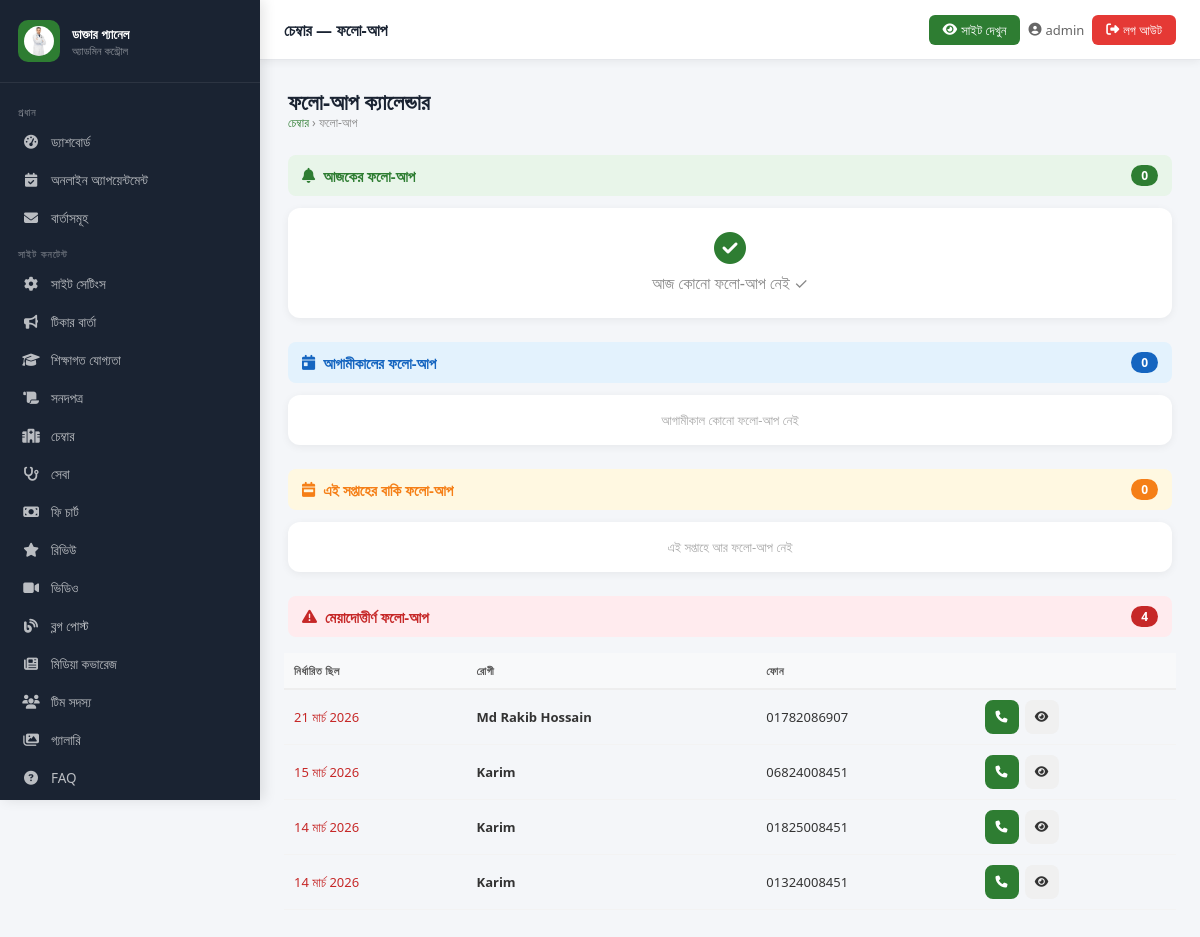
Screenshot of /admin-panel/chamber/followups/ (signed in) with the database file from the repository.
### core/models.py (models this page shows, shortened)
class SiteSettings(models.Model):
    doctor_name = models.CharField(max_length=200, default='ডাঃ সানজিদা ইসলাম চৌধুরী')
    doctor_name_en = models.CharField(max_length=200, default='Dr. Sanjida Islam Chowdhury')
    specialty = models.CharField(max_length=200, default='গাইনী ও প্রসূতি বিশেষজ্ঞ')
    degrees = models.CharField(max_length=300, default='MBBS · FCPS · MRCOG (UK)')
    short_bio = models.TextField(verbose_name="সংক্ষিপ্ত পরিচয়", default="")
    detailed_bio = models.TextField(verbose_name="বিস্তারিত পরিচয়", default="")
    phone = models.CharField(max_length=20, default='০১৮১১-২২৩৩৪৪')
    phone_raw = models.CharField(max_length=20, default='+8801811223344')
    whatsapp = models.CharField(max_length=20, default='+8801811223344')
    email = models.EmailField(default='dr.sanjida@example.com')
    facebook_url = models.URLField(blank=True, default='https://facebook.com/dr.sanjida.bd')
    youtube_url = models.URLField(blank=True)
    profile_photo = models.ImageField(upload_to='doctor/', blank=True, null=True)
    profile_photo_url = models.URLField(blank=True, default='https://cdn.sasthyaseba.com/doctors/7410/xoWEh5iyzT9wpngIPNnKbQQiN5AnbUCE8y2hJYpv/dr-sanjida-hossain.jpg')
    years_experience = models.IntegerField(default=22)
    successful_deliveries = models.IntegerField(default=8000)
    google_rating = models.DecimalField(max_digits=3, decimal_places=1, default=4.8)
    google_review_count = models.IntegerField(default=650)
    research_papers = models.IntegerField(default=18)
    booking_fee = models.IntegerField(default=300)
    bkash_number = models.CharField(max_length=20, default='০১৮১১-২২৩৩৪৪')
    nagad_number = models.CharField(max_length=20, default='০১৮১১-২২৩৩৪৪')
    rocket_number = models.CharField(max_length=25, default='০১৮১১২২৩৩৪৪৭')
    map_embed_url = models.TextField(default='', blank=True)
    maps_link = models.URLField(blank=True, default='https://maps.google.com/?q=মিরপুর+ঢাকা')
    meta_title = models.CharField(max_length=200, default='ডাঃ সানজিদা ইসলাম চৌধুরী | গাইনী ও প্রসূতি বিশেষজ্ঞ')
    meta_description = models.TextField(blank=True, default='')
    class Meta:
        verbose_name = 'সাইট সেটিংস'
        verbose_name_plural = 'সাইট সেটিংস'
    def get_profile_photo(self):
        if self.profile_photo:
            return self.profile_photo.url
        return self.profile_photo_url

class ChamberVisit(models.Model):
    patient         = models.ForeignKey(ChamberPatient, on_delete=models.CASCADE,
                                        related_name='visits', verbose_name='রোগী')
    visit_date      = models.DateField(default=timezone.now, verbose_name='ভিজিটের তারিখ')
    visit_type      = models.CharField(max_length=10, choices=VISIT_TYPE_CHOICES,
                                       default='new', verbose_name='ভিজিটের ধরন')
    symptoms        = models.TextField(blank=True, verbose_name='লক্ষণ')
    diagnosis       = models.TextField(blank=True, verbose_name='রোগ নির্ণয়')
    followup_date   = models.DateField(null=True, blank=True, verbose_name='পরবর্তী ফলো-আপ তারিখ')
    doctor_fee      = models.DecimalField(max_digits=8, decimal_places=2, default=0,
                                          verbose_name='ডাক্তার ফি')
    notes           = models.TextField(blank=True, verbose_name='নোট')
    created_at      = models.DateTimeField(auto_now_add=True)
    class Meta:
        ordering = ['-visit_date', '-created_at']
        verbose_name = 'ভিজিট'
        verbose_name_plural = 'ভিজিটসমূহ'

class ChamberPatient(models.Model):
    patient_id      = models.CharField(max_length=20, unique=True, editable=False)
    name            = models.CharField(max_length=200, verbose_name='রোগীর নাম')
    phone           = models.CharField(max_length=20, unique=True, verbose_name='মোবাইল নম্বর')
    age             = models.PositiveIntegerField(verbose_name='বয়স', null=True, blank=True)
    gender          = models.CharField(max_length=10, choices=GENDER_CHOICES, null=True, blank=True, verbose_name='লিঙ্গ')
    district        = models.CharField(max_length=30, choices=DISTRICT_CHOICES, null=True, blank=True, verbose_name='জেলা')
    area            = models.ForeignKey(Area, on_delete=models.SET_NULL, null=True, blank=True, verbose_name='এলাকা')
    address         = models.TextField(verbose_name='ঠিকানা', blank=True)
    first_visit_date = models.DateField(default=timezone.now, verbose_name='প্রথম ভিজিটের তারিখ')
    notes           = models.TextField(blank=True, verbose_name='নোট')
    created_at      = models.DateTimeField(auto_now_add=True)
    class Meta:
        ordering = ['-created_at']
        verbose_name = 'চেম্বার রোগী'
        verbose_name_plural = 'চেম্বার রোগী'

### core/admin_views.py (the view)
# urls.py: path('chamber/followups/', av.chamber_followups, name='chamber_followups'),
@login_required(login_url='/admin-panel/login/')
def chamber_followups(request):
    if not _admin_check(request):
        return redirect('admin_login')
    today       = date.today()
    tomorrow    = today + timedelta(days=1)
    next_7_days = today + timedelta(days=7)
    due_today    = ChamberVisit.objects.filter(followup_date=today).select_related('patient')
    due_tomorrow = ChamberVisit.objects.filter(followup_date=tomorrow).select_related('patient')
    due_week     = ChamberVisit.objects.filter(
        followup_date__gt=tomorrow, followup_date__lte=next_7_days
    ).select_related('patient').order_by('followup_date')
    overdue      = ChamberVisit.objects.filter(
        followup_date__lt=today, followup_date__isnull=False
    ).select_related('patient').order_by('-followup_date')[:20]
    context = {
        'due_today'   : due_today,
        'due_tomorrow': due_tomorrow,
        'due_week'    : due_week,
        'overdue'     : overdue,
        'today'       : today,
        'site'        : _get_site(),
    }
    return render(request, 'admin_panel/chamber/followups.html', context)

### core/admin_views.py (called while the page is built)
def _admin_check(request):
    return request.user.is_authenticated and (request.user.is_staff or request.user.is_superuser)

def _get_site():
    from core.models import SiteSettings
    return SiteSettings.objects.first()

### core/context_processors.py (called while the page is built)
def site_settings(request):
    try:
        settings = SiteSettings.objects.first()
        if not settings:
            settings = SiteSettings()
    except Exception:
        settings = SiteSettings()
    return {'site': settings}

### templates/admin_panel/chamber/followups.html (shortened to what this page needs)
{% extends "admin_panel/base_admin.html" %}
{% block page_title %}চেম্বার — ফলো-আপ{% endblock %}
{% block content %}
<div class="page-header">
  <div>
    <h1>ফলো-আপ ক্যালেন্ডার</h1>
    <div class="breadcrumb"><a href="{% url 'chamber_dashboard' %}">চেম্বার</a> › ফলো-আপ</div>
  </div>
</div>
<div class="fu-section">
  <div class="fu-section-header today">
    <i class="fas fa-bell"></i> আজকের ফলো-আপ
    <span style="background:#2e7d32;color:#fff;border-radius:20px;padding:2px 10px;font-size:12px;margin-left:auto">{{ due_today.count }}</span>
  </div>
  {% if due_today %}
    {% for v in due_today %}
    <div class="fu-card">
      <div>
        <div class="name">{{ v.patient.name }}</div>
        <div class="sub"><i class="fas fa-phone"></i> {{ v.patient.phone }} &nbsp;|&nbsp; <i class="fas fa-map-marker-alt"></i> {{ v.patient.get_district_display }}</div>
      </div>
      <div style="display:flex;gap:8px">
        <a href="tel:{{ v.patient.phone }}" class="btn btn-primary btn-sm"><i class="fas fa-phone"></i> কল করুন</a>
        <a href="{% url 'chamber_patient_detail' v.patient.pk %}" class="btn btn-secondary btn-sm"><i class="fas fa-history"></i></a>
      </div>
    </div>
    {% endfor %}
  {% else %}
    <div class="card" style="text-align:center;padding:24px;color:#888"><i class="fas fa-check-circle" style="font-size:32px;color:#2e7d32;margin-bottom:8px;display:block"></i>আজ কোনো ফলো-আপ নেই ✓</div>
  {% endif %}
</div>
<div class="fu-section">
  <div class="fu-section-header tomorrow">
    <i class="fas fa-calendar-day"></i> আগামীকালের ফলো-আপ
    <span style="background:#1565c0;color:#fff;border-radius:20px;padding:2px 10px;font-size:12px;margin-left:auto">{{ due_tomorrow.count }}</span>
  </div>
  {% if due_tomorrow %}
    {% for v in due_tomorrow %}
    <div class="fu-card">
      <div>
        <div class="name">{{ v.patient.name }}</div>
        <div class="sub"><i class="fas fa-phone"></i> {{ v.patient.phone }}</div>
      </div>
      <div style="display:flex;gap:8px">
        <a href="tel:{{ v.patient.phone }}" class="btn btn-secondary btn-sm"><i class="fas fa-phone"></i></a>
        <a href="{% url 'chamber_patient_detail' v.patient.pk %}" class="btn btn-secondary btn-sm"><i class="fas fa-history"></i></a>
      </div>
    </div>
    {% endfor %}
  {% else %}
    <div class="card" style="text-align:center;padding:16px;color:#aaa;font-size:13px">আগামীকাল কোনো ফলো-আপ নেই</div>
  {% endif %}
</div>
<div class="fu-section">
  <div class="fu-section-header week">
    <i class="fas fa-calendar-week"></i> এই সপ্তাহের বাকি ফলো-আপ
    <span style="background:#f57f17;color:#fff;border-radius:20px;padding:2px 10px;font-size:12px;margin-left:auto">{{ due_week.count }}</span>
  </div>
  {% if due_week %}
  <div class="table-responsive">
    <table class="tbl" style="min-width:400px">
      <thead><tr><th>তারিখ</th><th>রোগী</th><th>ফোন</th><th></th></tr></thead>
      <tbody>
        {% for v in due_week %}
        <tr>
          <td>{{ v.followup_date|date:"d M, l" }}</td>
          <td><strong>{{ v.patient.name }}</strong></td>
          <td>{{ v.patient.phone }}</td>
          <td><a href="{% url 'chamber_patient_detail' v.patient.pk %}" class="btn btn-secondary btn-sm btn-icon"><i class="fas fa-eye"></i></a></td>
        </tr>
        {% endfor %}
      </tbody>
    </table>
  </div>
  {% else %}
    <div class="card" style="text-align:center;padding:16px;color:#aaa;font-size:13px">এই সপ্তাহে আর ফলো-আপ নেই</div>
  {% endif %}
</div>
{% if overdue %}
<div class="fu-section">
  <div class="fu-section-header overdue">
    <i class="fas fa-exclamation-triangle"></i> মেয়াদোত্তীর্ণ ফলো-আপ
    <span style="background:#c62828;color:#fff;border-radius:20px;padding:2px 10px;font-size:12px;margin-left:auto">{{ overdue.count }}</span>
  </div>
  <div class="table-responsive">
    <table class="tbl" style="min-width:400px">
      <thead><tr><th>নির্ধারিত ছিল</th><th>রোগী</th><th>ফোন</th><th></th></tr></thead>
      <tbody>
        {% for v in overdue %}
        <tr>
          <td><span style="color:#c62828">{{ v.followup_date|date:"d M Y" }}</span></td>
          <td><strong>{{ v.patient.name }}</strong></td>
          <td>{{ v.patient.phone }}</td>
          <td>
            <div style="display:flex;gap:6px">
              <a href="tel:{{ v.patient.phone }}" class="btn btn-primary btn-sm btn-icon"><i class="fas fa-phone"></i></a>
              <a href="{% url 'chamber_patient_detail' v.patient.pk %}" class="btn btn-secondary btn-sm btn-icon"><i class="fas fa-eye"></i></a>
            </div>
          </td>
        </tr>
        {% endfor %}
      </tbody>
    </table>
  </div>
</div>
{% endif %}
{% endblock %}

### templates/admin_panel/base_admin.html (shortened to what this page needs)
<!DOCTYPE html>
<html lang="bn">
<head>
  <link rel="stylesheet" href="https://cdnjs.cloudflare.com/ajax/libs/font-awesome/6.5.0/css/all.min.css">
  {% load static %}
</head>
<body>
<aside class="sidebar" id="sidebar">
  <div class="sidebar__brand">
    <div class="sidebar__brand-icon"><img src="{{ site.get_profile_photo }}" height="30" width="30" alt="{{ site.doctor_name }}" style="border-radius:50%; object-fit:cover;" /></div>
    <div class="sidebar__brand-text">
      <h3>ডাক্তার প্যানেল</h3>
      <p>অ্যাডমিন কন্ট্রোল</p>
    </div>
  </div>
  <nav class="sidebar__nav">
    <div class="nav-section-label">প্রধান</div>
    <a href="{% url 'admin_dashboard' %}" class="sidebar__link {% block nav_dashboard %}{% endblock %}"><i class="fas fa-tachometer-alt"></i> ড্যাশবোর্ড</a>
    <a href="{% url 'admin_appointments' %}" class="sidebar__link {% block nav_appointments %}{% endblock %}"><i class="fas fa-calendar-check"></i>অনলাইন অ্যাপয়েন্টমেন্ট</a>
    <a href="{% url 'admin_messages' %}" class="sidebar__link {% block nav_messages %}{% endblock %}"><i class="fas fa-envelope"></i> বার্তাসমূহ</a>
    <div class="nav-section-label">সাইট কনটেন্ট</div>
    <a href="{% url 'admin_site_settings' %}" class="sidebar__link {% block nav_settings %}{% endblock %}"><i class="fas fa-cog"></i> সাইট সেটিংস</a>
    <a href="{% url 'admin_tickers' %}" class="sidebar__link {% block nav_tickers %}{% endblock %}"><i class="fas fa-bullhorn"></i> টিকার বার্তা</a>
    <a href="{% url 'admin_qualifications' %}" class="sidebar__link {% block nav_qualifications %}{% endblock %}"><i class="fas fa-graduation-cap"></i> শিক্ষাগত যোগ্যতা</a>
    <a href="{% url 'admin_certificates' %}" class="sidebar__link {% block nav_certificates %}{% endblock %}"><i class="fas fa-scroll"></i> সনদপত্র</a>
    <a href="{% url 'admin_chambers' %}" class="sidebar__link {% block nav_chambers %}{% endblock %}"><i class="fas fa-hospital-alt"></i> চেম্বার</a>
    <a href="{% url 'admin_services' %}" class="sidebar__link {% block nav_services %}{% endblock %}"><i class="fas fa-stethoscope"></i> সেবা</a>
    <a href="{% url 'admin_fees' %}" class="sidebar__link {% block nav_fees %}{% endblock %}"><i class="fas fa-money-bill"></i> ফি চার্ট</a>
    <a href="{% url 'admin_reviews' %}" class="sidebar__link {% block nav_reviews %}{% endblock %}"><i class="fas fa-star"></i> রিভিউ</a>
    <a href="{% url 'admin_videos' %}" class="sidebar__link {% block nav_videos %}{% endblock %}"><i class="fas fa-video"></i> ভিডিও</a>
    <a href="{% url 'admin_blogs' %}" class="sidebar__link {% block nav_blogs %}{% endblock %}"><i class="fas fa-blog"></i> ব্লগ পোস্ট</a>
    <a href="{% url 'admin_media' %}" class="sidebar__link {% block nav_media %}{% endblock %}"><i class="fas fa-newspaper"></i> মিডিয়া কভারেজ</a>
    <a href="{% url 'admin_team' %}" class="sidebar__link {% block nav_team %}{% endblock %}"><i class="fas fa-users"></i> টিম সদস্য</a>
    <a href="{% url 'admin_gallery' %}" class="sidebar__link ">
    <i class="fas fa-images"></i> গ্যালারি
</a>
    <a href="{% url 'admin_faqs' %}" class="sidebar__link {% block nav_faqs %}{% endblock %}"><i class="fas fa-question-circle"></i> FAQ</a>
<a href="{% url 'admin_hero_degrees' %}" class="sidebar__link {% if request.resolver_match.url_name == 'admin_hero_degrees' %}active{% endif %}">
</a>
  </nav>
</aside>
<div class="topbar">
  <div style="display:flex; align-items:center; gap:8px;">
    <span class="topbar__title">{% block page_title %}ড্যাশবোর্ড{% endblock %}</span>
  </div>
  <div class="topbar__right">
    <a href="/" target="_blank" class="view-site-btn"><i class="fas fa-eye"></i> <span class="hide-xs">সাইট দেখুন</span></a>
    <span class="topbar__user"><i class="fas fa-user-circle"></i> <span class="hide-sm">{{ request.user.username }}</span></span>
    <a href="{% url 'admin_logout' %}" class="topbar__logout"><i class="fas fa-sign-out-alt"></i> <span class="hide-xs">লগ আউট</span></a>
  </div>
</div>
<main class="main-content">
  {% block content %}{% endblock %}
</main>
</body>
</html>

### templates/admin_panel/chamber/followups.html (style rules this page uses)
.fu-section { margin-bottom:24px }
.fu-section-header { display:flex;align-items:center;gap:8px;font-size:15px;font-weight:700;margin-bottom:12px;padding:10px 14px;border-radius:8px }
.fu-section-header.today { background:#e8f5e9;color:#2e7d32 }
.fu-section-header.tomorrow { background:#e3f2fd;color:#1565c0 }
.fu-section-header.week { background:#fff8e1;color:#f57f17 }
.fu-section-header.overdue { background:#ffebee;color:#c62828 }

### rows the page displays
SiteSettings: get_profile_photo (picture)
ChamberVisit: followup_date "21 মার্চ 2026", patient.name "Md Rakib Hossain", patient.phone "01782086907"
ChamberVisit: followup_date "15 মার্চ 2026", patient.name "Karim", patient.phone "06824008451"
ChamberVisit: followup_date "14 মার্চ 2026", patient.name "Karim", patient.phone "01825008451"
ChamberVisit: followup_date "14 মার্চ 2026", patient.name "Karim", patient.phone "01324008451"

### other values shown
{{ request.user.username }} "admin"
{{ due_today.count }} "0"
{{ due_tomorrow.count }} "0"
{{ due_week.count }} "0"
{{ overdue.count }} "4"
